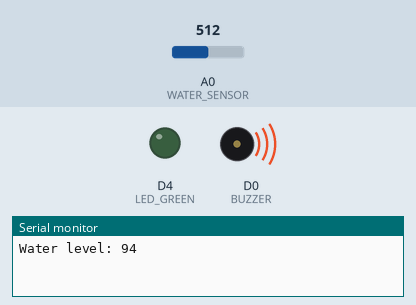
Simulated run of this sketch. Board: ESP8266 (NodeMCU). Parts: output pins drawn as LEDs (lit = HIGH), buzzer (waves = sounding, pin HIGH), the last lines printed to the serial monitor. The inputs (shaded band) are chosen by the test bench; at power-on: A0 (WATER_SENSOR) = 512. WiFi joins after 1.5 s; servers stay silent unless stated; uploads are accepted with an empty reply.

Above: at 3.0 s.
3.1 s: A0 (WATER_SENSOR) set to 405
6.6 s: A0 (WATER_SENSOR) set to 380
At 8.7 s:
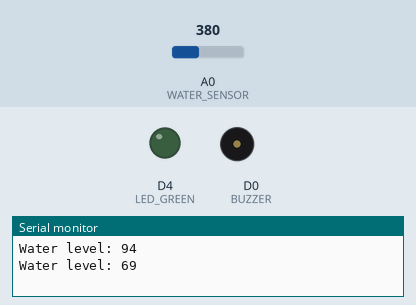
18.9 s: A0 (WATER_SENSOR) set to 511
At 20.2 s:
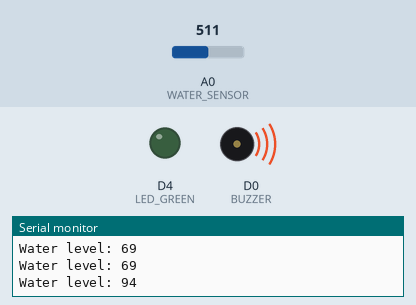
23.8 s: A0 (WATER_SENSOR) set to 306
At 24.2 s:
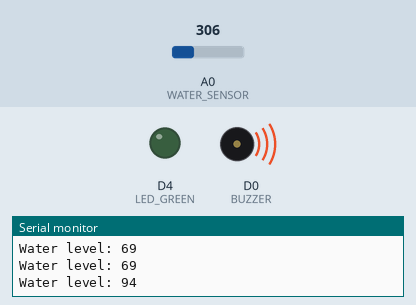
Timing chart, 0 to 26.3 s (numbered marks = the images above; inputs shaded):
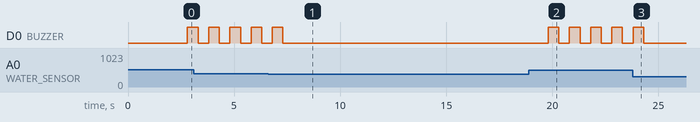

The sketch:

TUBES_IOT.ino
```cpp
#define BLYNK_TEMPLATE_NAME "esp8266"
#define BLYNK_TEMPLATE_ID "TMPL62Et2BjcD"
#define BLYNK_AUTH_TOKEN "0kdL6fcm9ho1a3vq3stfzdYzYec7lgvp"

#define LED_GREEN D4
#define WATER_SENSOR A0
#define BUZZER D0
#define BUFFER_SIZE 15
#include <BlynkSimpleEsp8266.h>
#include <ESP8266HTTPClient.h>
#include <WiFiClient.h>


char ssid[] = "NOTE40";
char pass[] = "olleon31";

int waterLevelBuffer[BUFFER_SIZE];
int bufferIndex = 0;
bool manualControl = false;       // Status tombol manual (0: OFF, 1: ON)
int waterLevel = 0;               // Nilai level air
bool autoLock = false;            // Status auto-lock (keran mati otomatis jika level air > 50)
BlynkTimer timer;                 // Timer untuk monitoring water leve;
    // Timer untuk mengirim data ke Google Sheets


void sendToGoogleSheets(int level) {
  if (WiFi.status() == WL_CONNECTED) {
    WiFiClientSecure client;
    client.setInsecure();
    HTTPClient http;
    String url = "https://script.google.com/macros/s/AKfycbxqgVGFmdwd1VdCNeXWrLjgQZEmzSfGZEg2ypucq8_3GXukbZKrUigbS1nY9dDfpNxM/exec?level=" + String(level);

    // Tambahkan header untuk permintaan HTTP
    http.addHeader("Content-Type", "application/x-www-form-urlencoded");
    http.begin(client, url);                   // Hubungkan ke URL Web App
    int httpResponseCode = http.GET(); // Kirim data melalui GET request

    if (httpResponseCode > 0) {
      Serial.printf("Data sent to Google Sheets. Response: %d\n", httpResponseCode);
    } else {
      Serial.printf("Error sending data: %s\n", http.errorToString(httpResponseCode).c_str());
    }
    http.end(); // Akhiri koneksi HTTP
  } else {
    Serial.println("WiFi not connected.");
  }
}

void sendDataToGoogleSheets() {
   // Kirim nilai terakhir dalam buffer
  int latestWaterLevel = waterLevelBuffer[(bufferIndex + BUFFER_SIZE - 1) % BUFFER_SIZE];
  sendToGoogleSheets(latestWaterLevel);
}

// menyalakan buzzer sebanyak n kali, dengan nilai default n = 5
void soundBuzzer(int n = 5) {
  for (int i = 0; i < n; i++) {
    digitalWrite(BUZZER, HIGH);   // nyalakan buzzer
    delay(500);                   // tunggu 500ms
    digitalWrite(BUZZER, LOW);    // matikan buzzer
    delay(500);                   // tunggu 500ms
  }
}

// fungsi untuk membaca level air dan mengontrol LED
void checkWaterLevel() {
  int batasAir = 70;
  char eventName[] = "level_air";
  int input = analogRead(WATER_SENSOR);

  waterLevel = map(input, 14, 544, 0, 100); // Mapping ke 0-100
  //memastikan level air tidak < 0
  if (waterLevel < 0) {
    waterLevel = 0;
  }
  Serial.printf("Water level: %d\n", waterLevel);

  Blynk.virtualWrite(V1, waterLevel);       // Kirim data level air ke Blynk
  // Simpan ke buffer
  waterLevelBuffer[bufferIndex] = waterLevel;
  bufferIndex = (bufferIndex + 1) % BUFFER_SIZE; // Rotasi indeks

  if (waterLevel > batasAir) {              // jika Level air terlalu tinggi
    autoLock = true;                        // aktifkan auto-lock (keran mati otomatis)
    digitalWrite(LED_GREEN, LOW);
    Blynk.virtualWrite(V0, 0);              // pastikan tombol keran di Blynk mati (0)
    Blynk.logEvent(eventName, "Air penuh, mematikan keran");

    soundBuzzer();                          // nyala buzzer 5 kali
  } else if (waterLevel < 30) {             // level air cukup rendah
    autoLock = false;                       // nonaktifkan auto-lock (keran bisa dinyalakan)
  }
}

// Tombol "Nyala" (Virtual Pin V0)
BLYNK_WRITE(V0) {
  manualControl = param.asInt();            // Baca status tombol (0 = OFF, 1 = ON)

  if (autoLock) {
    digitalWrite(LED_GREEN, LOW);
    Blynk.virtualWrite(V0, 0);
    Serial.println("Auto-lock active! Manual control disabled.");
  } else if (manualControl) {
    digitalWrite(LED_GREEN, HIGH);          // Matikan LED Merah
    Serial.println("Manual: Keran menyala (LED Hijau ON)");
  } else {
    digitalWrite(LED_GREEN, LOW);           // Nyalakan LED Merah
    Serial.println("Manual: Keran mati (LED Hijau OFF)");
  }
}

void setup() {
  // Inisialisasi pin LED, sensor, dan buzzer
  pinMode(LED_GREEN, OUTPUT);
  pinMode(WATER_SENSOR, INPUT);
  pinMode(BUZZER, OUTPUT);

  // Pastikan kedua LED mati di awal
  digitalWrite(LED_GREEN, LOW);
  digitalWrite(BUZZER, LOW);

  // Mulai koneksi Blynk
  Serial.begin(115200);
  Blynk.begin(BLYNK_AUTH_TOKEN, ssid, pass);

  // Atur timer untuk memeriksa level air setiap 500 ms
  timer.setInterval(1000L, checkWaterLevel);
  timer.setInterval(15000L, sendDataToGoogleSheets);

}

void loop() {
  Blynk.run();  // Jalankan proses Blynk
  timer.run();  // Jalankan timer monitoring

}
```

Measured:
- the behaviour switches between 388 and 387 on A0 (WATER_SENSOR) (found by bisection; images 0 and 1)
- after the input at 6.6 s, D0 (BUZZER): goes on until 7.3 s, then stays LOW
- after the input at 18.9 s, D0 (BUZZER): alternates HIGH for 0.50 s and LOW for 0.50 s, starting after 0.90 s
- after the input at 23.8 s, D0 (BUZZER): goes on until 24.3 s, then stays LOW
- by itself, D0 (BUZZER): alternates HIGH for 0.50 s and LOW for 0.50 s
